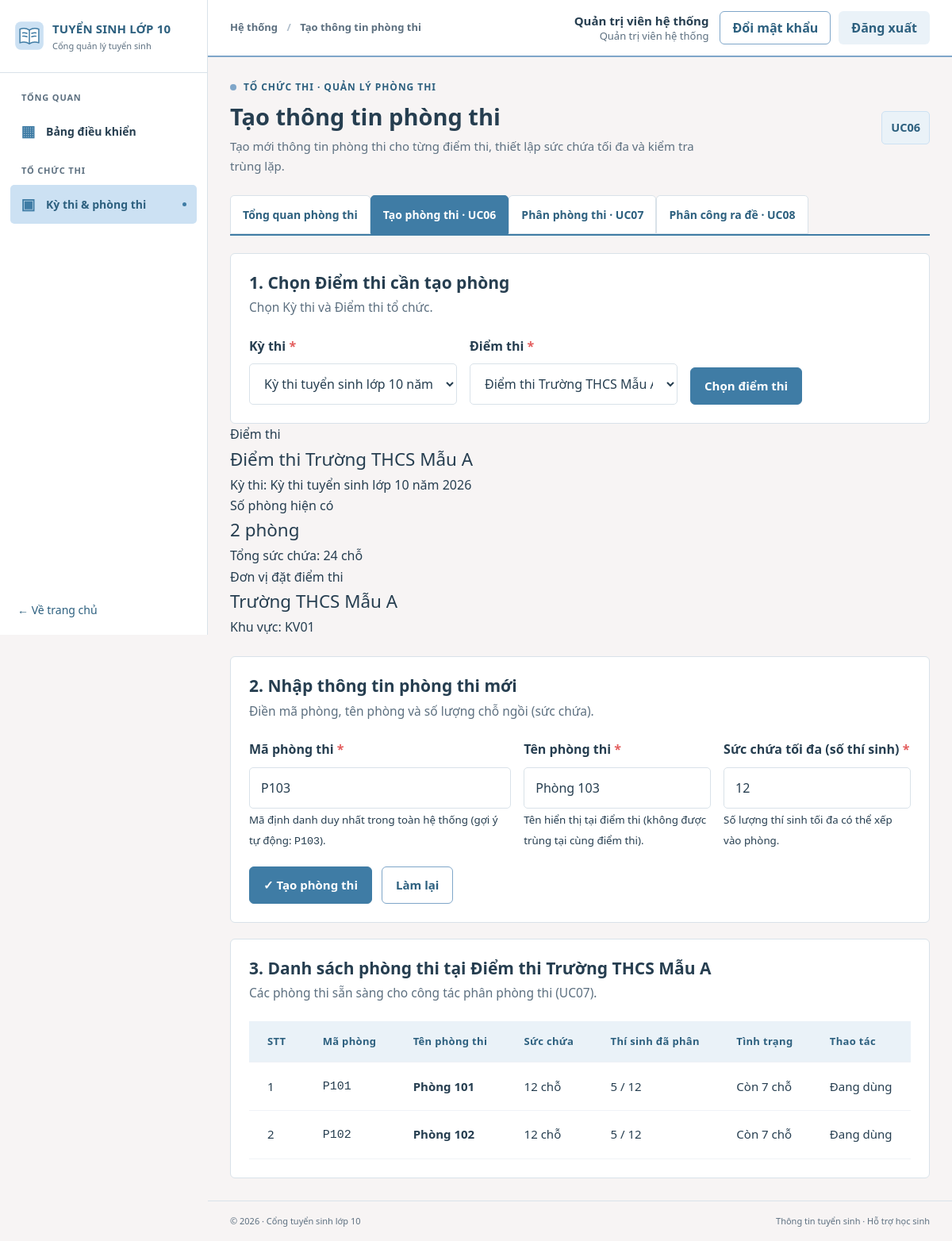
The page /exam/tao-phong.php (signed in) on the database its author committed.
### tables this page shows
CREATE TABLE TaiKhoan (
  maTaiKhoan VARCHAR(20) NOT NULL,
  tenDangNhap VARCHAR(50) NOT NULL,
  matKhau VARCHAR(255) NOT NULL,
  hoTen VARCHAR(100) NOT NULL,
  vaiTro VARCHAR(30) NOT NULL,
  maCanBo VARCHAR(20) NULL,
  maThiSinh VARCHAR(20) NULL,
  trangThai VARCHAR(20) NOT NULL DEFAULT 'Hoạt động',
  soLanSai INT NOT NULL DEFAULT 0,
  khoaDen DATETIME NULL,
  lanDangNhapCuoi DATETIME NULL,
  ngayTao DATETIME NOT NULL DEFAULT CURRENT_TIMESTAMP,
  PRIMARY KEY (maTaiKhoan),
  UNIQUE KEY uq_taikhoan_ten (tenDangNhap),
  CONSTRAINT ck_taikhoan_vaitro CHECK (vaiTro IN ('HOC_SINH','GVCN','BAN_TUYEN_SINH','HD_TUYEN_SINH','HD_COI_THI','HD_CHAM_THI','CAT_PHACH','HD_PHUC_KHAO','HD_RA_DE','QUAN_TRI')),
  CONSTRAINT ck_taikhoan_trangthai CHECK (trangThai IN ('Hoạt động','Bị khóa')),
  CONSTRAINT ck_taikhoan_solansai CHECK (soLanSai >= 0),
  CONSTRAINT fk_taikhoan_canbo FOREIGN KEY (maCanBo) REFERENCES CanBo(maCanBo),
  CONSTRAINT fk_taikhoan_thisinh FOREIGN KEY (maThiSinh) REFERENCES ThiSinh(maThiSinh)
);

CREATE TABLE DiemThi (
  maDiemThi VARCHAR(20) NOT NULL,
  tenDiemThi VARCHAR(150) NOT NULL,
  maTruongTHCS VARCHAR(20) NULL,
  maTruongTHPT VARCHAR(20) NULL,
  maKyThi VARCHAR(20) NOT NULL,
  PRIMARY KEY (maDiemThi),
  CONSTRAINT fk_diemthi_thcs FOREIGN KEY (maTruongTHCS) REFERENCES TruongTHCS(maTruongTHCS),
  CONSTRAINT fk_diemthi_thpt FOREIGN KEY (maTruongTHPT) REFERENCES TruongTHPT(maTruongTHPT),
  CONSTRAINT fk_diemthi_kythi FOREIGN KEY (maKyThi) REFERENCES KyThi(maKyThi)
);

CREATE TABLE KyThi (
  maKyThi VARCHAR(20) NOT NULL,
  tenKyThi VARCHAR(150) NOT NULL,
  thoiGianKetThuc DATETIME NOT NULL,
  maDot VARCHAR(20) NOT NULL,
  PRIMARY KEY (maKyThi),
  CONSTRAINT fk_kythi_dot FOREIGN KEY (maDot) REFERENCES DotTuyenSinh(maDot)
);

CREATE TABLE PhongThi (
  maPhong VARCHAR(20) NOT NULL,
  tenPhong VARCHAR(100) NOT NULL,
  sucChua INT NOT NULL,
  maDiemThi VARCHAR(20) NOT NULL,
  PRIMARY KEY (maPhong),
  CONSTRAINT ck_phongthi_succhua CHECK (sucChua > 0),
  CONSTRAINT fk_phongthi_diemthi FOREIGN KEY (maDiemThi) REFERENCES DiemThi(maDiemThi)
);

### exam/tao-phong.php (the view, shortened to what the rows shown need)
<?php
require_once dirname(__DIR__) . '/includes/exam_ui.php';
$maKyThi = ui_input('kyThi');
$maDiemThi = ui_input('diemThi');
$dsKyThi = exam_ds_ky_thi();
$dsDiemThi = exam_ds_diem_thi($maKyThi);
if ($maKyThi === '' && !empty($dsKyThi)) {
    $maKyThi = (string)$dsKyThi[0]['maKyThi'];
    $dsDiemThi = exam_ds_diem_thi($maKyThi);
}
if ($maDiemThi === '' && !empty($dsDiemThi)) {
    $maDiemThi = (string)$dsDiemThi[0]['maDiemThi'];
}
$formMaPhong = trim((string)($_POST['maPhong'] ?? ''));
$formTenPhong = trim((string)($_POST['tenPhong'] ?? ''));
$formSucChua = trim((string)($_POST['sucChua'] ?? '12'));
$diemThiHienTai = null;
foreach ($dsDiemThi as $dt) {
    if ($dt['maDiemThi'] === $maDiemThi) {
        $diemThiHienTai = $dt;
        break;
    }
}
$dsPhongHienCo = [];
$goiYMaPhong = '';
if ($maDiemThi !== '') {
    $dsPhongHienCo = exam_ds_phong_thi($maDiemThi);
    $goiYMaPhong = sinhMaPhongTuDong($maDiemThi);
    if ($formMaPhong === '') {
        $formMaPhong = $goiYMaPhong;
    }
    if ($formTenPhong === '' && preg_match('/(\d+)$/', $goiYMaPhong, $m)) {
        $formTenPhong = 'Phòng ' . $m[1];
    }
}
ui_page_start('exam', 'Tạo thông tin phòng thi', 'Tổ chức thi · Quản lý phòng thi', 'Tạo mới thông tin phòng thi cho từng điểm thi, thiết lập sức chứa tối đa và kiểm tra trùng lặp.', 'UC06');
?>
<section class="panel">
  <div class="panel-heading">
    <div>
      <h2>1. Chọn Điểm thi cần tạo phòng</h2>
    </div>
  </div>
</section>
<?php if ($diemThiHienTai): ?>
<div class="ui-kpi-grid" style="margin-bottom: 1.5rem;">
  <div class="ui-kpi">
    <div class="ui-kpi-label">Điểm thi</div>
    <div class="ui-kpi-val" style="font-size:1.4rem"><?= e(catalog_display_name((string)$diemThiHienTai['tenDiemThi'])) ?></div>
    <div class="ui-kpi-hint">Kỳ thi: <?= e(catalog_display_name((string)$diemThiHienTai['tenKyThi'])) ?></div>
  </div>
  <div class="ui-kpi">
    <div class="ui-kpi-label">Số phòng hiện có</div>
    <div class="ui-kpi-val" style="font-size:1.4rem"><?= count($dsPhongHienCo) ?> phòng</div>
    <div class="ui-kpi-hint">Tổng sức chứa: <?= array_sum(array_column($dsPhongHienCo, 'sucChua')) ?> chỗ</div>
  </div>
  <div class="ui-kpi">
    <div class="ui-kpi-label">Đơn vị đặt điểm thi</div>
    <div class="ui-kpi-val" style="font-size:1.4rem"><?= e(catalog_display_name($diemThiHienTai['tenTruongDatDiem'] ?: '—')) ?></div>
    <div class="ui-kpi-hint">Khu vực: <?= e($diemThiHienTai['maKhuVuc'] ?: 'Chưa phân vùng') ?></div>
  </div>
</div>
<section class="panel">
  <div class="panel-heading">
    <div>
      <h2>2. Nhập thông tin phòng thi mới</h2>
      <p>Điền mã phòng, tên phòng và số lượng chỗ ngồi (sức chứa).</p>
    </div>
  </div>
  <form method="post" novalidate>
    <div class="ui-form-grid">
      <div class="field">
        <label for="maPhong">Mã phòng thi <span>*</span></label>
        <input id="maPhong" name="maPhong" value="<?= e($formMaPhong) ?>" maxlength="20" placeholder="Ví dụ: P103" required>
        <small class="field-hint">Mã định danh duy nhất trong toàn hệ thống (gợi ý tự động: <code><?= e($goiYMaPhong) ?></code>).</small>
      </div>
      <div class="field">
        <label for="tenPhong">Tên phòng thi <span>*</span></label>
        <input id="tenPhong" name="tenPhong" value="<?= e($formTenPhong) ?>" maxlength="100" placeholder="Ví dụ: Phòng 103" required>
        <small class="field-hint">Tên hiển thị tại điểm thi (không được trùng tại cùng điểm thi).</small>
      </div>
      <div class="field">
        <label for="sucChua">Sức chứa tối đa (số thí sinh) <span>*</span></label>
        <input id="sucChua" name="sucChua" type="number" min="1" max="100" value="<?= e($formSucChua) ?>" placeholder="Ví dụ: 12 hoặc 24" required>
        <small class="field-hint">Số lượng thí sinh tối đa có thể xếp vào phòng.</small>
      </div>
    </div>
    <div class="ui-actions">
      <button class="btn btn-primary" type="submit">✓ Tạo phòng thi</button>
      <a class="btn btn-outline ui-btn-cancel" href="<?= e(url('exam/tao-phong.php', ['kyThi' => $maKyThi, 'diemThi' => $maDiemThi])) ?>">Làm lại</a>
    </div>
  </form>
</section>
<section class="panel">
  <div class="panel-heading">
    <div>
      <h2>3. Danh sách phòng thi tại <?= e(catalog_display_name((string)$diemThiHienTai['tenDiemThi'])) ?></h2>
      <p>Các phòng thi sẵn sàng cho công tác phân phòng thi (UC07).</p>
    </div>
  </div>
  <?php if (empty($dsPhongHienCo)): ?>
    <div class="ui-notice ui-notice-info">
      <div><strong>Điểm thi này chưa có phòng thi nào. Vui lòng tạo phòng thi ở biểu mẫu trên.</strong></div>
    </div>
  <?php else: ?>
    <div class="table-wrap">
      <table class="data-table">
        <thead>
          <tr>
            <th>STT</th>
            <th>Mã phòng</th>
            <th>Tên phòng thi</th>
            <th>Sức chứa</th>
            <th>Thí sinh đã phân</th>
            <th>Tình trạng</th>
            <th class="ui-align-right">Thao tác</th>
          </tr>
        </thead>
        <tbody>
          <?php $stt = 1; foreach ($dsPhongHienCo as $p):
            $sl = (int)$p['soLuongThiSinh'];
            $sc = (int)$p['sucChua'];
            $coThiSinh = $sl > 0;
          ?>
            <tr>
              <td><?= $stt++ ?></td>
              <td><code><?= e($p['maPhong']) ?></code></td>
              <td><strong><?= e(catalog_display_name((string)$p['tenPhong'])) ?></strong></td>
              <td><?= $sc ?> chỗ</td>
              <td><?= $sl ?> / <?= $sc ?></td>
              <td>
                <?php if ($sl === 0): ?>
                  <span class="badge badge-neutral">Trống</span>
                <?php elseif ($sl >= $sc): ?>
                  <span class="badge badge-error">Đầy</span>
                <?php else: ?>
                  <span class="badge badge-success">Còn <?= $sc - $sl ?> chỗ</span>
                <?php endif; ?>
              </td>
              <td class="ui-align-right">
                <?php if (!$coThiSinh): ?>
                  <form method="post" style="display:inline" onsubmit="return confirm('Bạn có chắc chắn muốn xóa phòng thi <?= e($p['maPhong']) ?>?');">
                    <?= csrf_field() ?>
                    <input type="hidden" name="action" value="xoa_phong">
                    <input type="hidden" name="maPhongXoa" value="<?= e($p['maPhong']) ?>">
                    <input type="hidden" name="diemThi" value="<?= e($maDiemThi) ?>">
                    <input type="hidden" name="kyThi" value="<?= e($maKyThi) ?>">
                    <button class="btn btn-sm btn-outline text-error" type="submit">Xóa</button>
                  </form>
                <?php else: ?>
                  <span class="badge badge-neutral" title="Không thể xóa khi đã có thí sinh">Đang dùng</span>
                <?php endif; ?>
              </td>
            </tr>
          <?php endforeach; ?>
        </tbody>
      </table>
    </div>
  <?php endif; ?>
</section>
<?php endif; ?>

### includes/header.php (shortened to what the rows shown need)
<?php
require_once __DIR__ . '/functions.php';
$layout = $layout ?? 'public';
$cfg = app_config();
$studentShell = $layout === 'dashboard' && function_exists('current_user') && has_role(current_user(), ['HOC_SINH']);
?><!doctype html>
<html lang="vi">
<head>
  <link rel="stylesheet" href="<?= e(url('assets/css/style.css')) ?>">
  <link rel="stylesheet" href="<?= e(url('assets/css/portal.css')) ?>">
</head>
<body class="<?= $studentShell ? 'student-body' : ($layout === 'dashboard' ? 'dash-body' : 'public-body') ?>">
<?php if ($studentShell): ?>
<?php require __DIR__ . '/student_shell_header.php'; ?>
<?php elseif ($layout === 'dashboard'): ?>
<div class="dash-shell">
  <?php require __DIR__ . '/sidebar.php'; ?>
  <div class="dash-main">
    <header class="dash-topbar">
      <div class="dash-topbar-right"><?php $__u = function_exists('current_user') ? current_user() : null; if ($__u): ?>
        <span class="topbar-user"><strong><?= e($__u['hoTen']) ?></strong><small><?= e(ten_vai_tro($__u['vaiTro'])) ?></small></span>
        <a class="btn btn-outline btn-sm" href="<?= e(url('auth/doi-mat-khau.php')) ?>">Đổi mật khẩu</a>
        <form method="post" action="<?= e(url('auth/logout.php')) ?>" class="topbar-logout"><?= csrf_field() ?><button class="btn btn-soft btn-sm" type="submit">Đăng xuất</button></form>
      <?php else: ?><a class="avatar" href="<?= e(url('auth/login.php')) ?>" title="Đăng nhập">10</a><?php endif; ?></div>
    </header>
    <main id="main" class="dash-content">
<?php endif; ?>

### rows shown on the page
taikhoan: hoTen "Quản trị viên hệ thống", vaiTro "Quản trị viên hệ thống"
diemthi: tenDiemThi "Điểm thi Trường THCS Mẫu A"
kythi: tenKyThi "Kỳ thi tuyển sinh lớp 10 năm 2026"
phongthi: maPhong "P101", tenPhong "Phòng 101", sucChua "12", sl "5", sl "7"
phongthi: maPhong "P102", tenPhong "Phòng 102", sucChua "12", sl "5", sl "7"

### other values the page prints
$group "TỔNG QUAN"
$symbol "▦"
$label "Bảng điều khiển"
$group "TỔ CHỨC THI"
$symbol "▣"
$label "Kỳ thi & phòng thi"
$page_title "Tạo thông tin phòng thi"
$eyebrow "TỔ CHỨC THI · QUẢN LÝ PHÒNG THI"
$title "Tạo thông tin phòng thi"
$desc "Tạo mới thông tin phòng thi cho từng điểm thi, thiết lập sức chứa tối đa và kiểm tra trùng lặp."
$uc "UC06"
$label "Tổng quan phòng thi"
$label "Tạo phòng thi · UC06"
$label "Phân phòng thi · UC07"
$label "Phân công ra đề · UC08"
